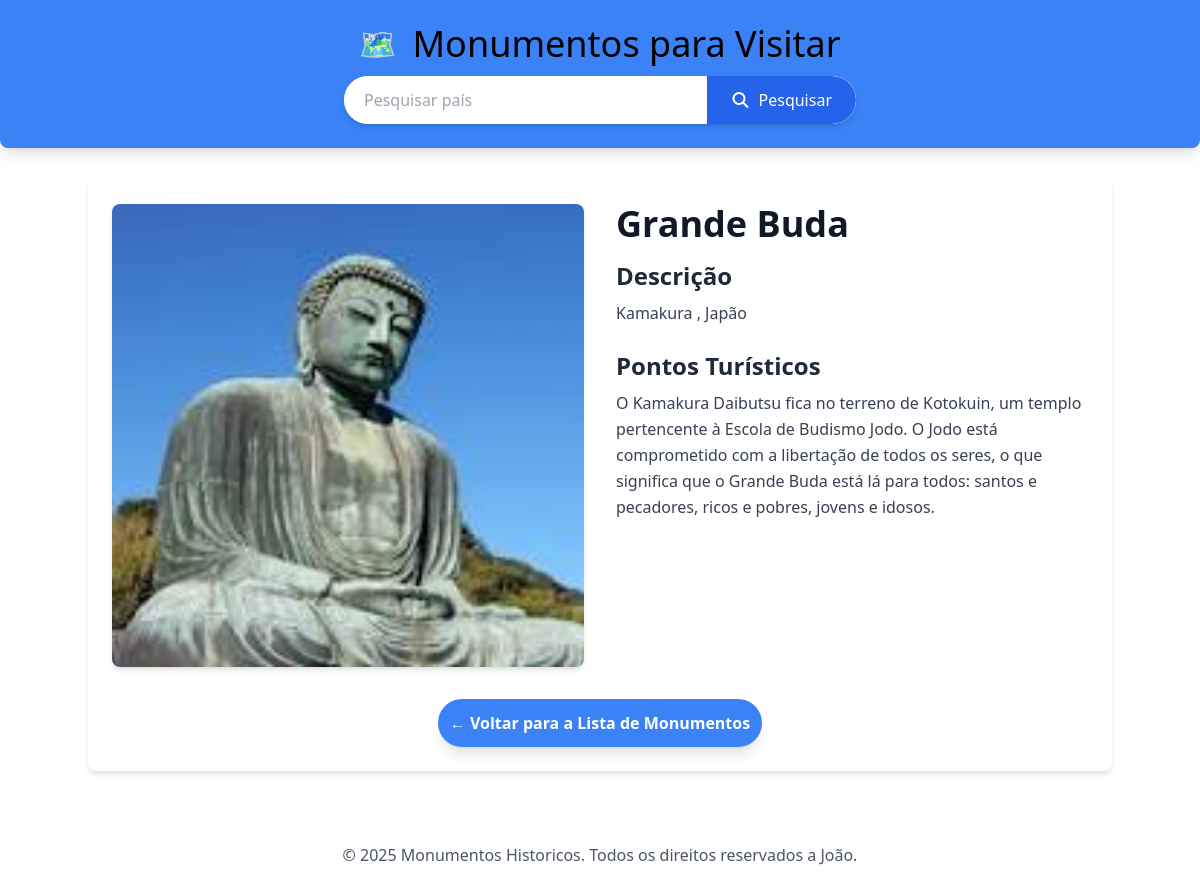
/galeria/3/, run on the app's committed database.
### galeria/models.py (models this page shows, shortened)
class Pais(models.Model):
    title = models.CharField(max_length=200)
    description = models.TextField()
    tourism = models.TextField()
    image = models.ImageField(upload_to='galeria/images/', blank=True, null=True)
    created_at = models.DateTimeField(auto_now_add=True)
    updated_at = models.DateTimeField(auto_now=True)
    class Meta:
        verbose_name = "Pais"
        verbose_name_plural = "Paises"
        ordering = ['title']

### galeria/views.py (the view)
# urls.py: path('galeria/<int:id>/', views.pais_detail, name='pais_detail'),
def pais_detail(request, id):
    pais = get_object_or_404(Pais, pk=id)
    context = {
        'pais': pais,
    }
    return render(request, 'galeria/pais.html', context)

### galeria/templates/galeria/pais.html (shortened to what this page needs)
<!DOCTYPE html>
<html lang="en">
<head>
    <script src="https://cdn.tailwindcss.com"></script>
    <link rel="stylesheet" href="https://cdnjs.cloudflare.com/ajax/libs/font-awesome/7.0.0/css/all.min.css"
 />
</head>
<body>
    <header class="bg-blue-500 text-white p-6 shadow-lg rounded-b-lg">
        <div class="container mx-auto flex flex-col gap-3 items-center">
            <div class="flex items-center">
                <div class="text-3xl mr-4">
                    🗺️
                </div>
                <h1 class="text-4xl text-black text-center sm:text-left">
                    Monumentos para Visitar
                </h1>
            </div>
            <form method="get" action="#"
            class="w-full max-w-lg flex bg-white rounded-full shadow-md overflow-hidden">
                <input type="text" name="q" placeholder="Pesquisar país"
                class="flex-grow p-3 text-gray-700 focus:outline-none focus:ring-2 focus:ring-orange-500 rounded-l-full pl-5">
                <button type="submit" class="bg-blue-600 hover:bg-blue-900 text-white p-3 px-6 rounded-r-full transition duration-300 ease-in-out flex items-center justify-center"><i class="fas fa-search mr-2"></i> Pesquisar</button>
            </form>
        </div>
    </header>
    <main class="container mx-auto p-6 mt-8 bg-white rounded-lg shadow-md">
        <div class="flex flex-col md:flex-row gap-8">
            {% if pais.image %}
                <div class="md:w-1/2">
                    <img src="{{pais.image.url}}" alt="[Imagem de {{pais.title}}]" class="w-full h-auto object-cover rounded-lg shadow-md">
                </div>
            {% endif %}
            <div class="md:w-1/2">
                <h2 class="text-4xl font-bold text-gray-900 mb-4">{{pais.title}}</h2>
                <h3 class="text-2xl font-semibold text-gray-800 mb-2">Descrição</h3>
                <p class="text-gray-700 mb-6 leading-relaxed">{{pais.description}}</p>
                <h3 class="text-2xl font-semibold text-gray-800 mb-2">Pontos Turísticos</h3>
                <p class="text-gray-700 mb-6 leading-relaxed whitespace-pre-wrap">{{pais.tourism}}</p>
            </div>
        </div>
        <div class="mt-8 text-center">
            <a href="{% url 'home' %}" class="inline-block bg-blue-500 hover:bg-blue-800 text-white font-bold py-3 px-3 rounded-full transition duration-300 ease-in-out shadow-lg">
                &larr; Voltar para a Lista de Monumentos
            </a>
        </div>
    </main>
    <footer class="mt-12 p-6 text-center text-gray-600">
        <p>&copy; 2025 Monumentos Historicos. Todos os direitos reservados a João.</p>
    </footer>
</body>
</html>

### data on the page
Pais: image (picture), title "Grande Buda", description "Kamakura , Japão", tourism "O Kamakura Daibutsu fica no terreno de Kotokuin, um templo pertencente à Escola de Budismo Jodo. O Jodo está comprometido com a libertação de todos os seres, o que significa que o Grande Buda está lá para todos: santos e pecadores, ricos e pobres, jovens e idosos."
